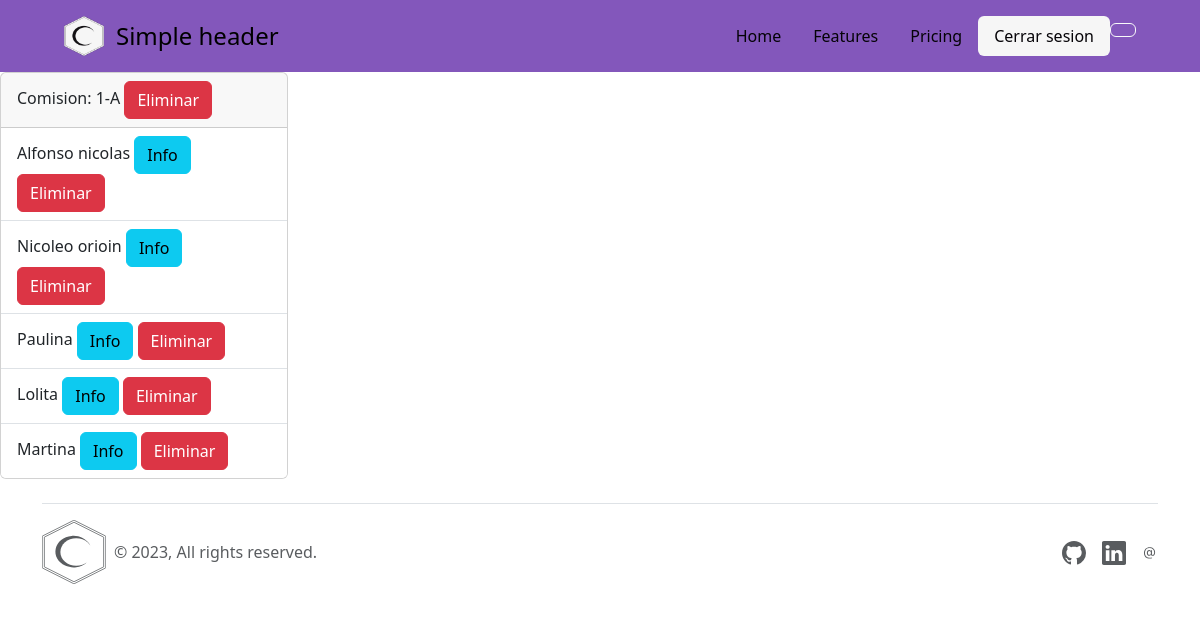
Before: /students/1/ with the older database file.
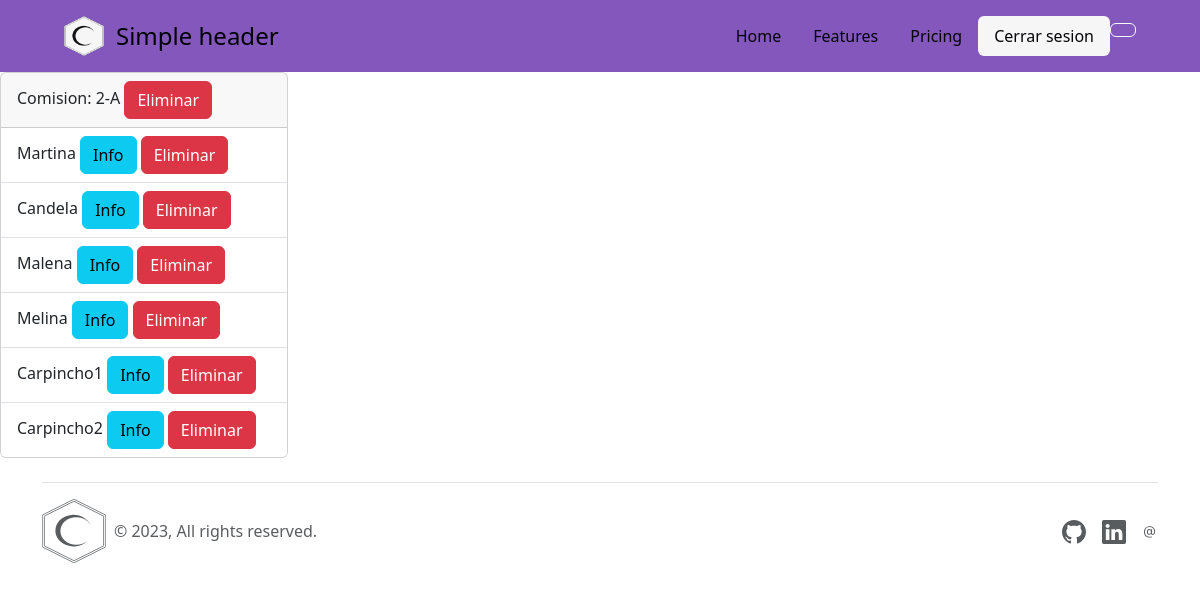
After: the same page with the newer database file.
### app/models.py (models this page shows, shortened)
class Commission(models.Model):
    name = models.CharField(max_length = 3)
    school = models.ForeignKey(School, on_delete = models.CASCADE)
    user = models.ForeignKey(User, on_delete = models.CASCADE, blank = True, null = True)

class Student(models.Model):
    name = models.CharField(max_length = 150)
    comission = models.ForeignKey(Commission, on_delete = models.CASCADE)

### app/views.py (the view)
# urls.py: path('students/<int:comission_id>/', StudentView.as_view(), name = 'Student'),
class StudentView(ListView, LoginRequiredMixin):
    template_name = 'students/student.html'
    model = Student
    def get_queryset(self, commission_id):
        id_comission = commission_id
        student_list = Student.objects.filter(comission_id = id_comission)
        return student_list
    def get(self, request, *args, **kwargs):
        students = self.get_queryset(kwargs['comission_id'])
        commission = Commission.objects.get(id = kwargs['comission_id'])
        return render(request, self.template_name, context = {
            'students' : students,
            'comission' : commission
            })

### app/context_processor.py (called while the page is built, shortened)
def register_calculated(request):
    mean = 0
    count = 0
    return {"mean": mean, "count": count}

### app/templates/students/student.html (shortened to what this page needs)
{% extends 'base/main.html' %}
{% block main %}
<main class = "studentMain">
    <section>
        <div class="card" style="width: 18rem;">
            <div class="card-header">
                Comision: {{comission.name}}
                <a href="{% url 'ComissionDelete' comission.id %}" class="btn btn-danger">Eliminar</a>
              </div>
            <ul class="list-group list-group-flush">
                {% for student in students %}
                    <li class="list-group-item">
                        <span>{{student.name}}</span>
                        <a href="{% url 'StudentUpdate' student.id %}" class="btn btn-info">Info</a>
                        <a href="{% url 'StudentDelete' student.id %}" class="btn btn-danger">Eliminar</a>
                    </li>
                {% endfor %}
            </ul>
          </div>
    </section>
</main>
{% endblock main %}

### app/templates/base/main.html (shortened to what this page needs)
<!doctype html>
{% load static %}
<html lang="en">
  <head>
    <link rel="stylesheet" href="{% static 'css/style.css' %}">
    <link rel="stylesheet" href="https://cdn.jsdelivr.net/npm/bootstrap-icons@1.10.5/font/bootstrap-icons.css">
    <link href="https://cdn.jsdelivr.net/npm/bootstrap@5.3.0-alpha3/dist/css/bootstrap.min.css" rel="stylesheet">
  </head>
  <body>
    {% include 'base/header.html' %}
    {% block main %}
    {% endblock main %}
    {% include 'base/footer.html' %}
  </body>
</html>

### app/templates/base/header.html
{% load static %}
<header>
    <div class="d-flex flex-wrap justify-content-center py-3">
      <a href="/" class="d-flex align-items-center mb-3 mb-md-0 me-md-auto link-body-emphasis text-decoration-none">
        <img src="{% static 'multimedia/sea.png' %}" alt="Sea Softwares">
        <span class="fs-4">Simple header</span>
      </a>
      <ul class="nav nav-pills">
        <li class="nav-item"><a href="#" class="nav-link">Home</a></li>
        <li class="nav-item"><a href="#" class="nav-link">Features</a></li>
        <li class="nav-item"><a href="#" class="nav-link">Pricing</a></li>
        <li class="nav-item"><a href="{% url 'Logout' %}" class="nav-link active">Cerrar sesion</a></li>
        <li class="nav-item"><a href="#" class="btn btn-outline-light">{{request.user.username}}</a></li>
      </ul>
    </div>
</header>

### app/templates/base/footer.html (shortened to what this page needs)
{% load static %}
<footer class="container">
    <div class="d-flex flex-wrap justify-content-between align-items-center py-3 my-4 border-top">
      <div class="col-md-4 d-flex align-items-center">
        <a href="/" class="mb-3 me-2 mb-md-0 text-muted text-decoration-none lh-1">
            <img src="{% static 'multimedia/logo_sea.svg' %}" alt="Sea Softwares" >
        </a>
        <span class="mb-3 mb-md-0 text-muted">&copy; 2023, All rights reserved.</span>
      </div>
      <ul class="nav col-md-4 justify-content-end list-unstyled d-flex">
        <li class="ms-3"><a class="text-muted" href="#"></a></li>
        <li class="ms-3"><a class="text-muted" href="#"></a></li>
        <li class="ms-3"><a class="text-muted" href="#"></a></li>
      </ul>
    </div>
</footer>

### app/static/css/style.css (style rules this page uses)
header { width: 100vw; background-color: #8357BB; margin-right: 0; margin-left: 0; padding: 0px 64px; }
header img { width: 40px; margin-right: 12px; }
header ul li.nav-item a.nav-link { color: #050307; transition: all 0.3s; }
header ul li.nav-item a.nav-link.active { color: #050307; background-color: #F6F6F6; }
footer img { width: 64px; }
* { margin: 0; padding: 0; box-sizing: border-box; }
a { text-decoration: none; }
body { background-color: #F6F6F6; }
ul { list-style-type: none; }

Changed rows visible on the page:
removed Student: name "Alfonso nicolas"
removed Student: name "Nicoleo orioin"
removed Student: name "Paulina"
removed Student: name "Lolita"
changed Commission: name "1-A" → "2-A"
added Student: name "Candela"
added Student: name "Malena"
added Student: name "Melina"
added Student: name "Carpincho1"
added Student: name "Carpincho2"
